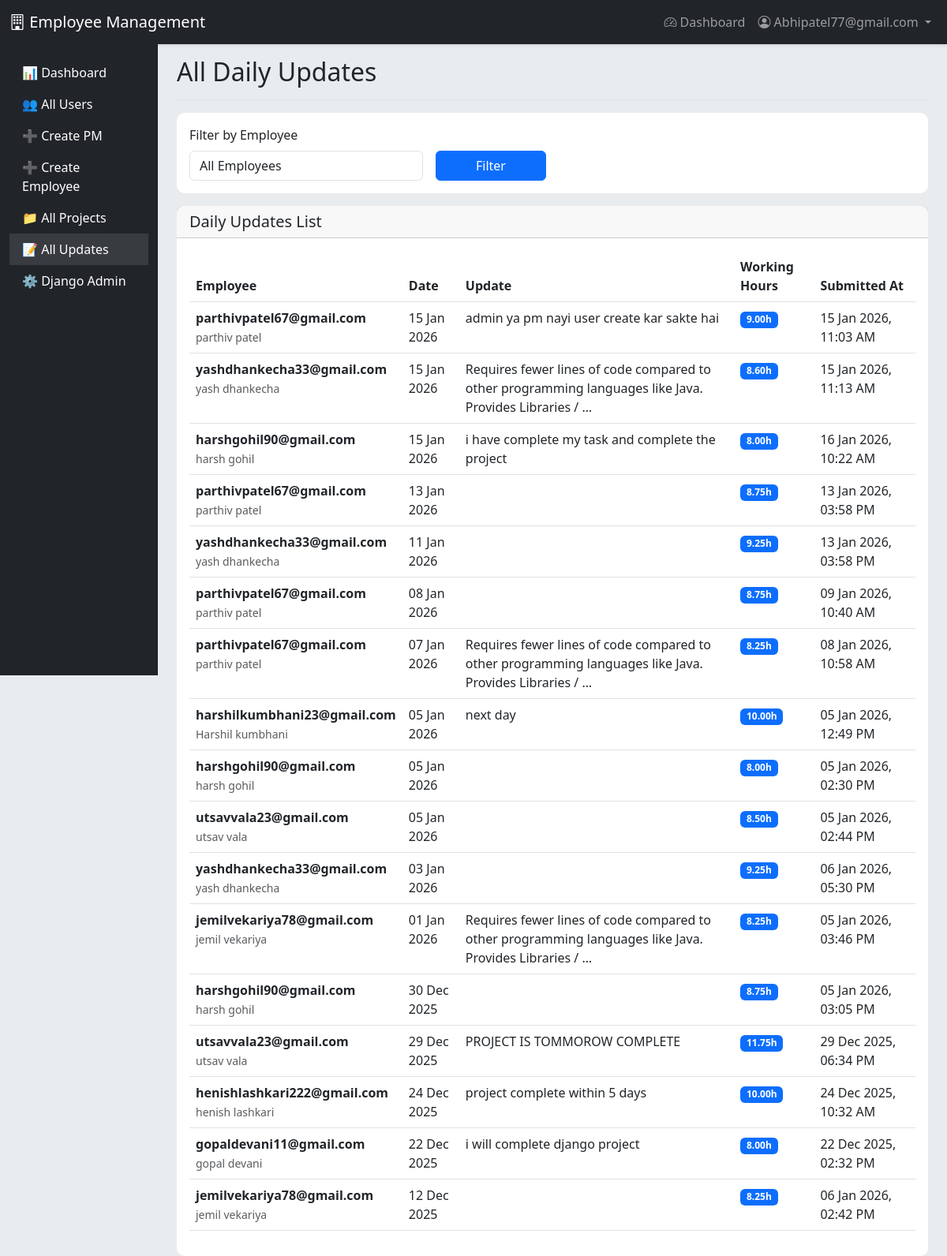
Before: /updates/ (signed in) with the older database file.
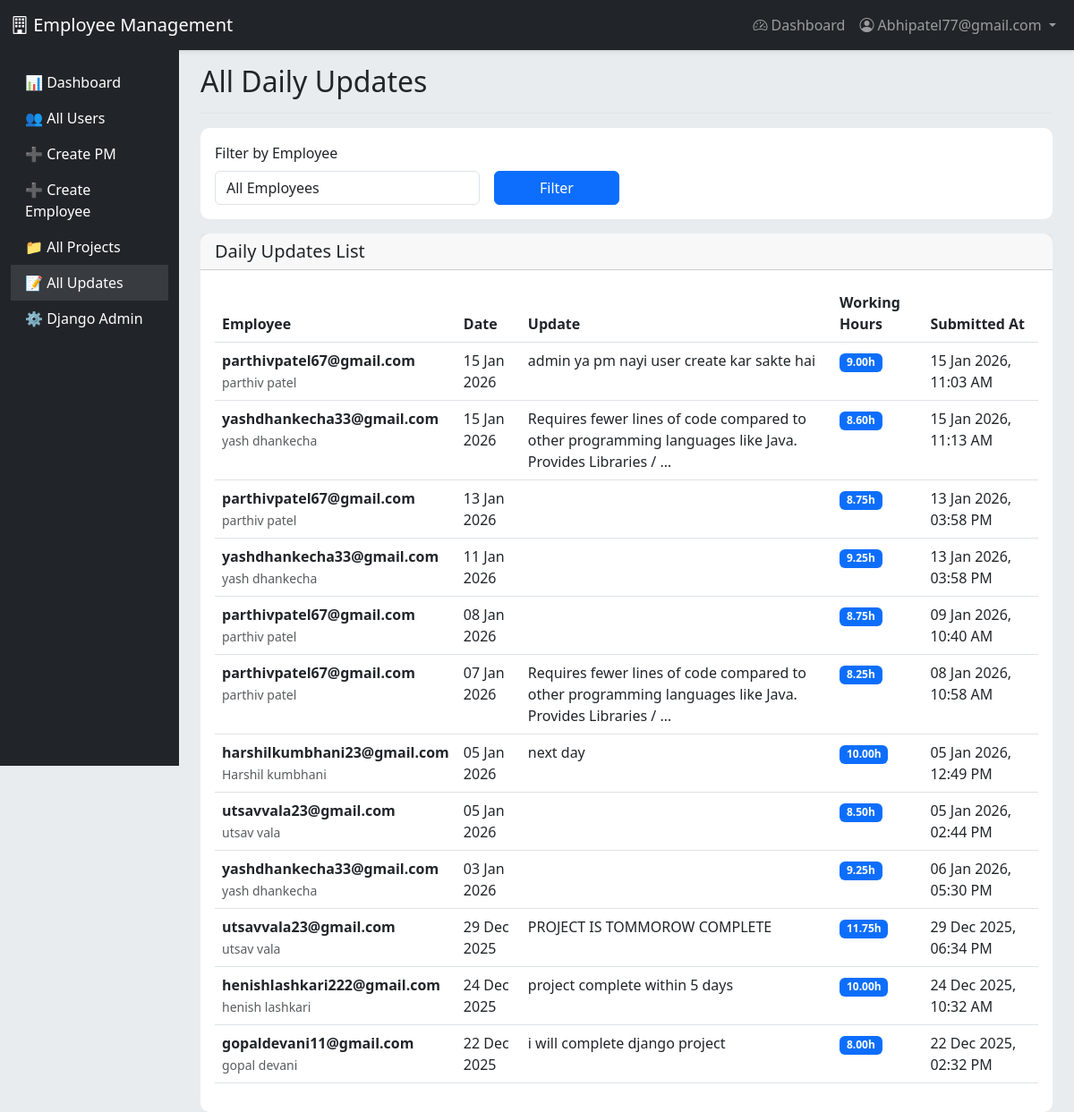
After: the same page with the newer database file.
### accounts/models.py (models this page shows, shortened)
class DailyUpdate(models.Model):
    employee = models.ForeignKey(
        User,
        on_delete=models.CASCADE,  # ← Already correct
        limit_choices_to={'role': 'EMPLOYEE'},
        related_name='daily_updates'
    )
    date = models.DateField(default=timezone.now)
    update_text = models.TextField()
    working_hours = models.DecimalField(
        max_digits=4,
        decimal_places=2,
        validators=[MinValueValidator(0)],
        help_text="Working hours for the day"
    )
    created_at = models.DateTimeField(auto_now_add=True)
    updated_at = models.DateTimeField(auto_now=True)
    class Meta:
        db_table = 'daily_updates'
        ordering = ['-date', '-created_at']
        unique_together = ['employee', 'date']
        verbose_name = 'Daily Update'
        verbose_name_plural = 'Daily Updates'

class User(AbstractUser):
    ROLE_CHOICES = (
        ('EMPLOYEE', 'Employee'),
        ('PM', 'Project Manager'),
        ('ADMIN', 'Admin'),
    )
    username = None
    email = models.EmailField(unique=True)
    role = models.CharField(max_length=10, choices=ROLE_CHOICES, default='EMPLOYEE')
    profile_image = models.ImageField(upload_to='profiles/', null=True, blank=True)
    is_verified = models.BooleanField(default=False)
    verification_token = models.CharField(max_length=100, blank=True)
    created_by = models.ForeignKey(
        'self',
        on_delete=models.CASCADE,  # ← Ye change kiya
        null=True,
        blank=True,
        related_name='created_users'
    )
    USERNAME_FIELD = 'email'
    REQUIRED_FIELDS = []
    objects = UserManager()
    class Meta:
        db_table = 'users'
        verbose_name = 'User'
        verbose_name_plural = 'Users'

### accounts/views.py (the view)
    def wrapper(request, *args, **kwargs):
        if not request.user.is_authenticated or request.user.role != 'ADMIN':
            messages.error(request, 'Access denied. Admin only.')
            return redirect('dashboard')
        return view_func(request, *args, **kwargs)

### accounts/views.py (called while the page is built)
def admin_required(view_func):
    def wrapper(request, *args, **kwargs):
        if not request.user.is_authenticated or request.user.role != 'ADMIN':
            messages.error(request, 'Access denied. Admin only.')
            return redirect('dashboard')
        return view_func(request, *args, **kwargs)
    return wrapper

@login_required
@admin_required
def admin_updates_list(request):
    updates = DailyUpdate.objects.all().order_by('-date')
    employee_id = request.GET.get('employee')
    if employee_id:
        updates = updates.filter(employee_id=employee_id)
    context = {
        'updates': updates,
        'employees': User.objects.filter(role='EMPLOYEE'),
    }
    return render(request, 'admin_updates_list.html', context)

### accounts/templates/admin_updates_list.html (shortened to what the changed rows need)
{% extends 'base.html' %}
{% load static %}
{% block content %}
<div class="container-fluid">
    <div class="row">
        <main class="col-md-10 ms-sm-auto px-md-4" style="margin-left: 16.66667%;">
            <div class="d-flex justify-content-between flex-wrap flex-md-nowrap align-items-center pt-3 pb-2 mb-3 border-bottom">
                <h1 class="h2">All Daily Updates</h1>
            </div>
            <div class="card">
                <div class="card-body">
                    <div class="table-responsive">
                        <table class="table table-hover">
                            <thead>
                                <tr>
                                    <th>Employee</th>
                                    <th>Date</th>
                                    <th>Update</th>
                                    <th>Working Hours</th>
                                    <th>Submitted At</th>
                                </tr>
                            </thead>
                            <tbody>
                                {% for update in updates %}
                                <tr>
                                    <td>
                                        <strong>{{ update.employee.email }}</strong><br>
                                        <small class="text-muted">{{ update.employee.get_full_name|default:"-" }}</small>
                                    </td>
                                    <td>{{ update.date|date:"d M Y" }}</td>
                                    <td>{{ update.update_text|truncatewords:15 }}</td>
                                    <td><span class="badge bg-primary">{{ update.working_hours }}h</span></td>
                                    <td>{{ update.created_at|date:"d M Y, h:i A" }}</td>
                                </tr>
                                {% empty %}
                                <tr>
                                    <td colspan="5" class="text-center text-muted">
                                        No daily updates submitted yet
                                    </td>
                                </tr>
                                {% endfor %}
                            </tbody>
                        </table>
                    </div>
                </div>
            </div>
        </main>
    </div>
</div>
{% endblock %}

Changed rows visible on the page:
removed DailyUpdate: employee.email "harshgohil90@gmail.com", employee.get_full_name "harsh gohil", date "15 Jan 2026", update_text "i have complete my task and complete the project", working_hours "8.00", created_at "16 Jan 2026, 10:22 AM"
removed DailyUpdate: employee.email "harshgohil90@gmail.com", employee.get_full_name "harsh gohil", date "05 Jan 2026", working_hours "8.00", created_at "05 Jan 2026, 02:30 PM"
removed DailyUpdate: employee.email "jemilvekariya78@gmail.com", employee.get_full_name "jemil vekariya", date "01 Jan 2026", update_text "Requires fewer lines of code compared to other programming languages like Java. Provides Libraries / …", working_hours "8.25", created_at "05 Jan 2026, 03:46 PM"
removed DailyUpdate: employee.email "harshgohil90@gmail.com", employee.get_full_name "harsh gohil", date "30 Dec 2025", working_hours "8.75", created_at "05 Jan 2026, 03:05 PM"
removed DailyUpdate: employee.email "jemilvekariya78@gmail.com", employee.get_full_name "jemil vekariya", date "12 Dec 2025", working_hours "8.25", created_at "06 Jan 2026, 02:42 PM"
